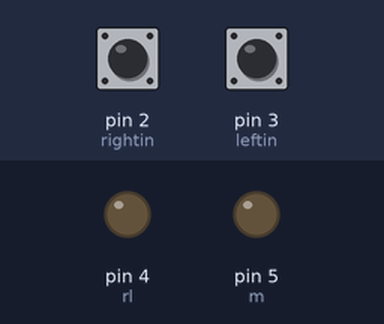
Bench run of a sketch on a simulated Arduino Uno, built with avr-gcc and run on an emulated ATmega328P. Shown: output pins drawn as LEDs (lit = HIGH). The test bench sets the inputs (shaded band); at power-on: pin 2 (rightin) LOW, pin 3 (leftin) LOW.

Above: at 1.2 s.
1.3 s: pin 2 (rightin) pulled HIGH for 0.15 s
At 2.7 s:
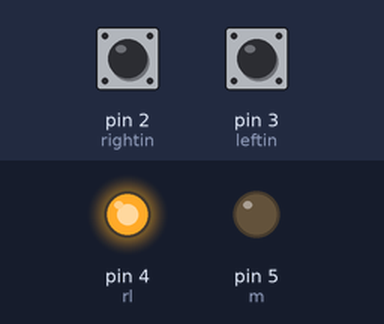
3.0 s: pin 3 (leftin) pulled HIGH for 1 s
At 3.8 s:
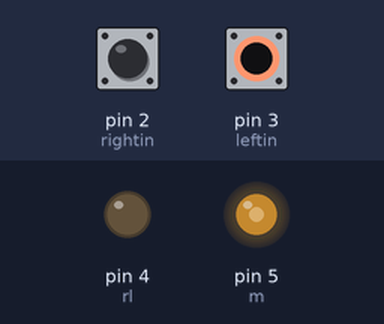
5.5 s: pin 2 (rightin) pulled HIGH for 1 s
At 5.9 s:
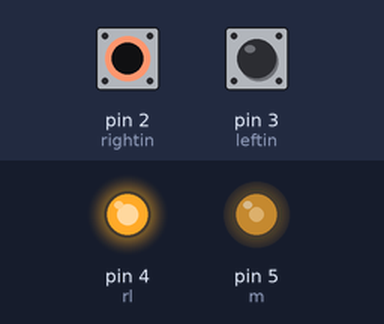
8.0 s: pin 3 (leftin) pulled HIGH for 0.15 s
At 8.21 s:
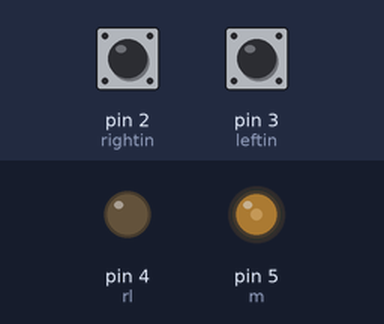
Timing chart, 0 to 10.7 s (numbered marks = the images above; inputs shaded):
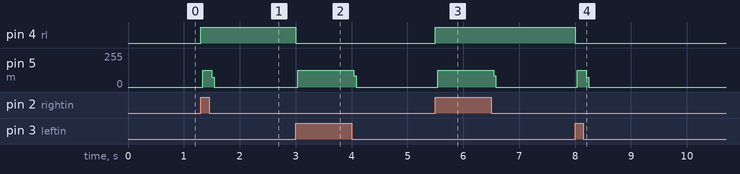

The sketch:

Rotate_control.ino
```cpp
int rightin=2;
int leftin=3;
int rl=4;
int m=5;

void setup() {
  // put your setup code here, to run once:
pinMode(rightin,INPUT);
pinMode(leftin,INPUT);
pinMode(rl,OUTPUT);
pinMode(m,OUTPUT);
}

void loop() {
  // put your main code here, to run repeatedly:
if(digitalRead(rightin)==HIGH){
  digitalWrite(rl,HIGH);
  for(int i=0;i<1280;i++){
    digitalWrite(m,HIGH);
    delayMicroseconds(10);
    digitalWrite(m,LOW);
    delayMicroseconds(10);
  }
}
if(digitalRead(leftin)==HIGH){
  digitalWrite(rl,LOW);
  for(int i=0;i<1280;i++){
    digitalWrite(m,HIGH);
    delayMicroseconds(10);
    digitalWrite(m,LOW);
    delayMicroseconds(10);
  }
}
}
```

Measured:
- after the input at 1.3 s, pin 4 (rl): LOW → HIGH at once; pin 5 (m): 0/255 → 127/255 at once, → 0/255 0.16 s later
- after the input at 3.0 s, pin 4 (rl): HIGH → LOW at once; pin 5 (m): 0/255 → 127/255 at once, → 0/255 1.0 s later
- after the input at 5.5 s, pin 4 (rl): LOW → HIGH at once; pin 5 (m): 0/255 → 126/255 at once, → 0/255 1.0 s later
- after the input at 8.0 s, pin 4 (rl): HIGH → LOW at once; pin 5 (m): 0/255 → 126/255 at once, → 0/255 0.16 s later
